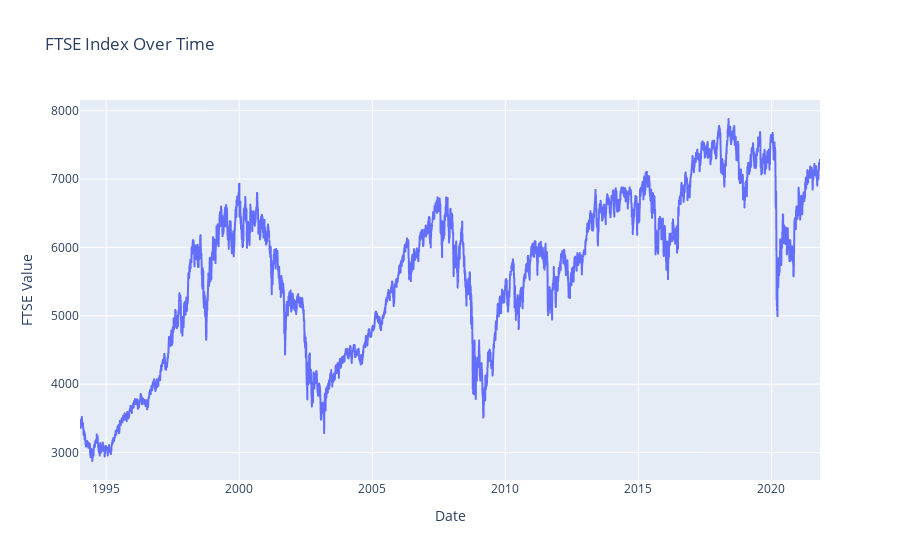

Here is the notebook cell this chart was saved with:
### Code cell
# Used plotly express to create a hoverable line graph plotting the date vs ftse index value over time.
fig = px.line(df_stock, x='Date', y='ftse', labels={'ftse': 'FTSE Value'}, title='FTSE Index Over Time')

# Updating the properties to show hover content.
fig.update_layout(hovermode='x unified', hoverlabel=dict(bgcolor="white", font_size=12))


fig.show()

### Figure 1 — Plotly figure (JSON) as saved in the notebook; plotly's stock layout.template omitted (floating-point values rounded to 4 significant figures; data arrays with more than 128 entries replaced by an {"elided": "..."} marker saying what was removed)
{"data": [{"hovertemplate": "Date=%{x}<br>FTSE Value=%{y}<extra></extra>", "legendgroup": "", "line": {"color": "#636efa", "dash": "solid"}, "mode": "lines", "name": "", "showlegend": false, "type": "scattergl", "x": {"elided": "7255 str values"}, "xaxis": "x", "y": {"elided": "7255 float values"}, "yaxis": "y"}], "layout": {"hoverlabel": {"bgcolor": "white", "font": {"size": 12}}, "hovermode": "x unified", "legend": {"tracegroupgap": 0}, "title": {"text": "FTSE Index Over Time"}, "xaxis": {"anchor": "y", "domain": [0, 1], "title": {"text": "Date"}}, "yaxis": {"anchor": "x", "domain": [0, 1], "title": {"text": "FTSE Value"}}}}
